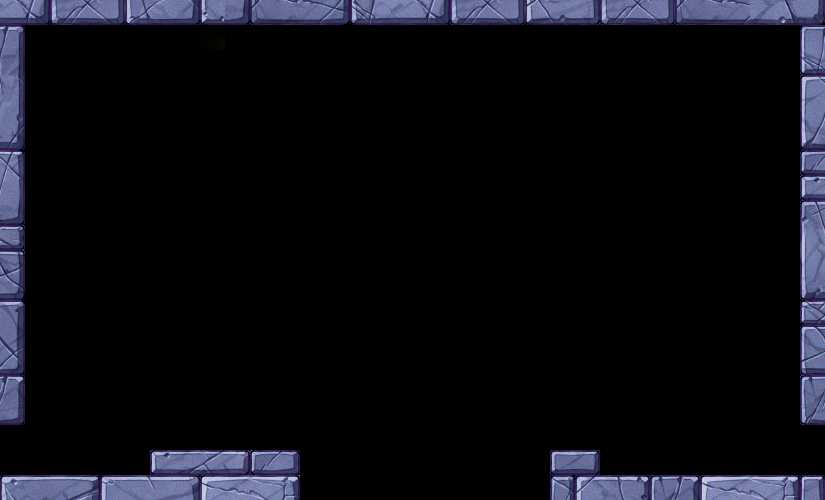

A 2D game scene composited from a Tiled map and its tileset images. What follows is a short description and the map's XML, with every tile layer's data as written:
An orthogonal 33x20 tile map with 25x25 px tiles, 1 tile layer (Tile Layer 1) and 6 objects (PlayerStart, Gem, EnemyL01, EnemyL02, EnemyL03, ...).

<map version="1.10" tiledversion="1.10.2" orientation="orthogonal" renderorder="right-down" width="33" height="20" tilewidth="25" tileheight="25" infinite="0" nextlayerid="3" nextobjectid="7">
 <properties>
  <property name="Background" value="bg_castle" />
  <property name="TutorialText" value="PRESS {DASH} TO DASH" />
  <property name="biome" value="castle" />
 </properties>
 <tileset firstgid="1" source="castle.tsx" />
 <layer id="1" name="Tile Layer 1" width="33" height="20">
  <data encoding="csv">
490,491,492,493,494,495,733,734,735,607,608,609,16,17,18,4,5,6,118,119,120,121,122,123,118,119,120,481,482,483,133,134,135,
529,530,531,532,533,534,772,773,774,646,647,648,55,56,57,43,44,45,157,158,159,160,161,162,157,158,159,520,521,522,172,173,174,
568,569,0,0,0,0,0,0,0,0,0,0,0,0,0,0,0,0,0,0,0,0,0,0,0,0,0,0,0,0,0,0,213,
4234,4235,0,0,0,0,0,0,0,0,0,0,0,0,0,0,0,0,0,0,0,0,0,0,0,0,0,0,0,0,0,0,3162,
4273,4274,0,0,0,0,0,0,0,0,0,0,0,0,0,0,0,0,0,0,0,0,0,0,0,0,0,0,0,0,0,0,3201,
4312,4313,0,0,0,0,0,0,0,0,0,0,0,0,0,0,0,0,0,0,0,0,0,0,0,0,0,0,0,0,0,0,3240,
3163,3164,0,0,0,0,0,0,0,0,0,0,0,0,0,0,0,0,0,0,0,0,0,0,0,0,0,0,0,0,0,0,1992,
3202,3203,0,0,0,0,0,0,0,0,0,0,0,0,0,0,0,0,0,0,0,0,0,0,0,0,0,0,0,0,0,0,2031,
3241,3242,0,0,0,0,0,0,0,0,0,0,0,0,0,0,0,0,0,0,0,0,0,0,0,0,0,0,0,0,0,0,2070,
1303,1304,0,0,0,0,0,0,0,0,0,0,0,0,0,0,0,0,0,0,0,0,0,0,0,0,0,0,0,0,0,0,4233,
1342,1343,0,0,0,0,0,0,0,0,0,0,0,0,0,0,0,0,0,0,0,0,0,0,0,0,0,0,0,0,0,0,4272,
1381,1382,0,0,0,0,0,0,0,0,0,0,0,0,0,0,0,0,0,0,0,0,0,0,0,0,0,0,0,0,0,0,4311,
1063,1064,0,0,0,0,0,0,0,0,0,0,0,0,0,0,0,0,0,0,0,0,0,0,0,0,0,0,0,0,0,0,1434,
1102,1103,0,0,0,0,0,0,0,0,0,0,0,0,0,0,0,0,0,0,0,0,0,0,0,0,0,0,0,0,0,0,1473,
1141,1142,0,0,0,0,0,0,0,0,0,0,0,0,0,0,0,0,0,0,0,0,0,0,0,0,0,0,0,0,0,0,1512,
4240,4241,0,0,0,0,0,0,0,0,0,0,0,0,0,0,0,0,0,0,0,0,0,0,0,0,0,0,0,0,0,0,4239,
4279,4280,0,0,0,0,0,0,0,0,0,0,0,0,0,0,0,0,0,0,0,0,0,0,0,0,0,0,0,0,0,0,4278,
4318,4319,0,0,0,0,0,0,0,0,0,0,0,0,0,0,0,0,0,0,0,0,0,0,0,0,0,0,0,0,0,0,4317,
0,0,0,0,0,0,4243,4244,4245,4246,4247,4248,4249,0,0,0,0,0,0,0,0,4330,4331,4332,4333,0,0,0,0,0,0,0,0,
3805,3806,3807,3808,3809,3810,4282,4283,4284,4285,4286,4287,4288,0,0,0,0,0,0,0,0,4369,4370,4371,4372,4373,4374,3703,3704,3705,3784,3785,3786
</data>
 </layer>
 <objectgroup id="2" name="Object Layer 1">
  <object id="1" name="PlayerStart" x="10" y="475">
   <point />
  </object>
  <object id="2" name="Gem" x="613" y="446.333">
   <point />
  </object>
  <object id="3" name="EnemyL01" x="573" y="439">
   <point />
  </object>
  <object id="4" name="EnemyL02" x="635" y="440">
   <point />
  </object>
  <object id="5" name="EnemyL03" x="696" y="442">
   <point />
  </object>
  <object id="6" name="Door" x="790" y="425">
   <point />
  </object>
 </objectgroup>
</map>